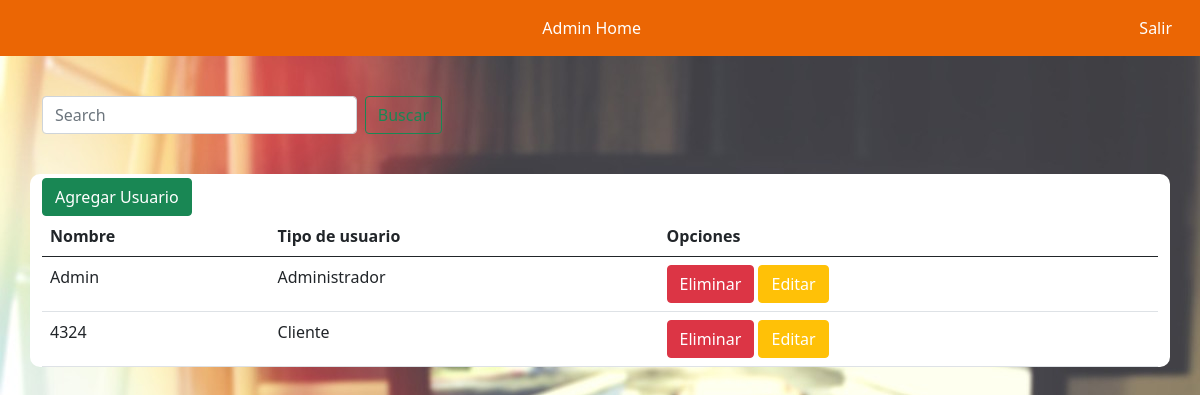
Before: /user/users/ with the older database file.
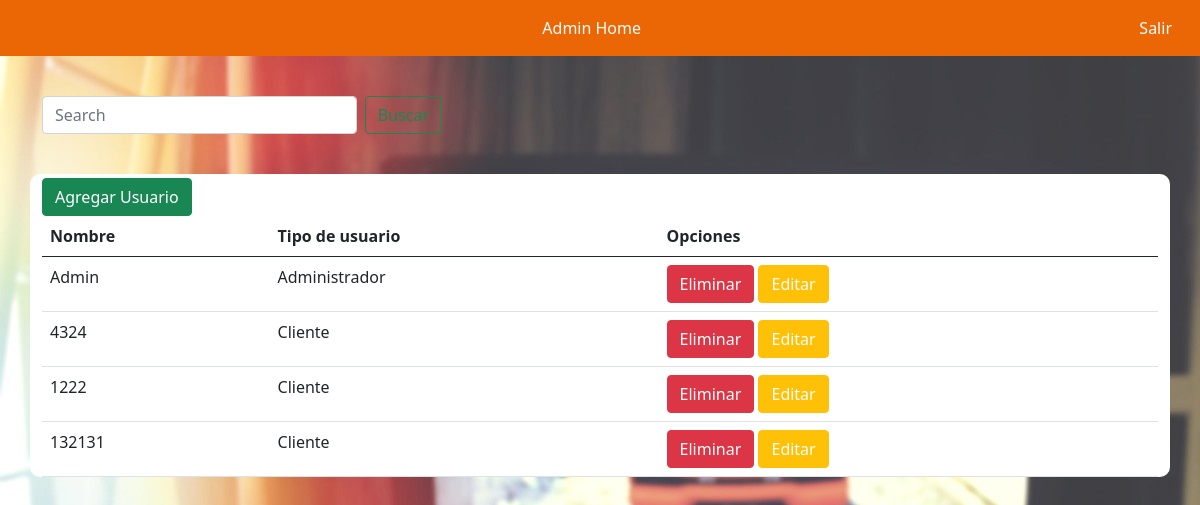
After: the same page with the newer database file.
### user/models.py (models this page shows, shortened)
class Usuario(AbstractUser):
    rut                = models.CharField(primary_key=True, max_length=12)
    nombre             = models.CharField('Nombre',max_length=70, null=False, blank=False)
    apellido           = models.CharField('Apellido',max_length=70, null=False, blank=False)
    correo             = models.CharField('Correo',max_length=60, null=False, blank=False, unique=True)
    creacion_fec       = models.DateTimeField('Fecha de ingreso', auto_now_add=True)
    actualizacion_fec  = models.DateTimeField('Fecha actualizacion', auto_now=True)
    USERNAME_FIELD = 'correo'
    class meta:
        verbose_name = 'Usuario'
        verbose_name_plural = 'Usuarios'

### user/views.py (the view)
# urls.py: path('users/', users, name="users"),
def users(request):
    busqueda = request.GET.get("buscar")
    u = Usuario.objects.all()
    if busqueda:
        u = Usuario.objects.filter(
            Q(username__icontains = busqueda)
        ).distinct()
    return render(request, 'user/listaUsuarios.html', {'entity':u})

### carrito/context_processor.py (called while the page is built)
def importe_total_carro(request):
    total=0
    if 'carro' in request.session:
        for key, value in request.session["carro"].items():
            total=total+(float(value["precio"]))
    return {"importe_total_carro":total}

### user/templates/user/listaUsuarios.html (shortened to what this page needs)
{% extends 'baseadmin.html' %}
{% load crispy_forms_tags %}
{% load static %}
{% block body %}
<div class="container-sm">
    <form class="d-flex" id="barraBusqueda" method="GET">
        <input class="form-control me-2" type="search" placeholder="Search" aria-label="Search" name="buscar"
            value="{{request.GET.buscar}}">
        <button class="btn btn-outline-success" type="submit">Buscar</button>
    </form>
</div>
<div class="container-sm" id="user">
    <button type="button" class="btn btn-success mt-1"><a href="{% url 'registro' %}">Agregar Usuario</a></button>
    <table class="table">
        <thead>
            <tr>
                <th scope="col">Nombre</th>
                <th scope="col">Tipo de usuario</th>
                <th scope="col">Opciones</th>
            </tr>
        </thead>
        <tbody>
            {% for p in entity %}
                <tr>
                    <td>{{ p.nombre | title }}</td>
                    {% if p.is_staff %}
                    <td>Administrador</td>
                    {% else %}
                    <td>Cliente</td>
                    {% endif %}
                    <td>
                        <button type="button" class="btn btn-danger"><a href="{% url 'eliminar_user' p.rut %}">Eliminar</a></button>
                        <button type="button" class="btn btn-warning"><a href="{% url 'modificar_usuario' p.rut %}">Editar</a></button>
                    </td>
                </tr>
            {% endfor %}
        </tbody>
    </table>
</div>
{% endblock%}

Changed rows visible on the page:
added Usuario: nombre "1222", is_staff "Cliente"
added Usuario: nombre "132131", is_staff "Cliente"
